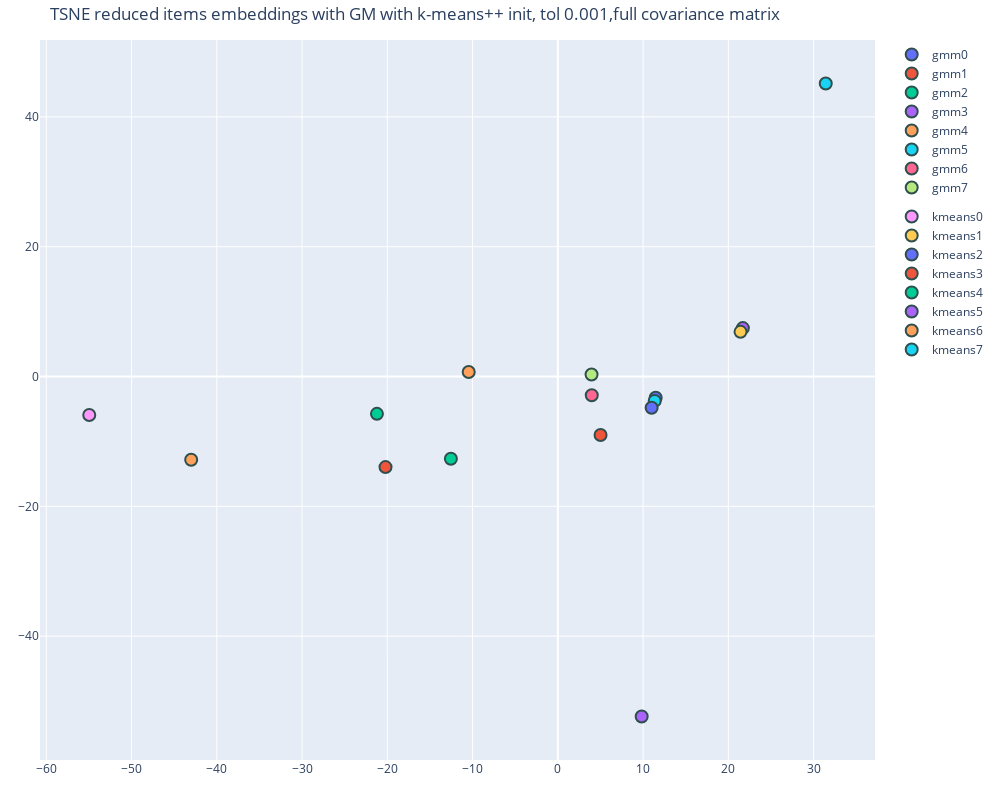

Notebook cell for this chart:
### Code cell
fig = go.Figure()

for c in range(no_clusters):
    fig.add_trace(go.Scatter(x=[tsne_items_embeddings[-2*no_clusters+c, 0]], y=[tsne_items_embeddings[-2*no_clusters+c, 1]], 
                            name='gmm'+str(c), mode='markers', 
                            legendgroup='gmm',
                            marker=dict(size=12,
                                        line=dict(width=2,
                                        color='DarkSlateGrey'))))
for c in range(no_clusters):
    fig.add_trace(go.Scatter(x=[tsne_items_embeddings[-no_clusters+c, 0]], y=[tsne_items_embeddings[-no_clusters+c, 1]], 
                            name='kmeans'+str(c), mode='markers', 
                            legendgroup='kmeans',
                            marker=dict(size=12,
                                        line=dict(width=2,
                                        color='DarkSlateGrey'))))

fig.update_layout(title=f'TSNE reduced items embeddings with GM with {init_params} init, tol {tol},{covariance_type} covariance matrix',
                margin=dict(l=40, r=40, t=40, b=40),
                width=1000, height=800)

### Figure 1 — Plotly figure (JSON) as saved in the notebook; plotly's stock layout.template omitted (floating-point values rounded to 4 significant figures)
{"data": [{"legendgroup": "gmm", "marker": {"line": {"color": "DarkSlateGrey", "width": 2}, "size": 12}, "mode": "markers", "name": "gmm0", "type": "scatter", "x": [11.48], "y": [-3.267]}, {"legendgroup": "gmm", "marker": {"line": {"color": "DarkSlateGrey", "width": 2}, "size": 12}, "mode": "markers", "name": "gmm1", "type": "scatter", "x": [-20.21], "y": [-13.96]}, {"legendgroup": "gmm", "marker": {"line": {"color": "DarkSlateGrey", "width": 2}, "size": 12}, "mode": "markers", "name": "gmm2", "type": "scatter", "x": [-21.22], "y": [-5.751]}, {"legendgroup": "gmm", "marker": {"line": {"color": "DarkSlateGrey", "width": 2}, "size": 12}, "mode": "markers", "name": "gmm3", "type": "scatter", "x": [21.7], "y": [7.461]}, {"legendgroup": "gmm", "marker": {"line": {"color": "DarkSlateGrey", "width": 2}, "size": 12}, "mode": "markers", "name": "gmm4", "type": "scatter", "x": [-43.01], "y": [-12.83]}, {"legendgroup": "gmm", "marker": {"line": {"color": "DarkSlateGrey", "width": 2}, "size": 12}, "mode": "markers", "name": "gmm5", "type": "scatter", "x": [11.36], "y": [-3.76]}, {"legendgroup": "gmm", "marker": {"line": {"color": "DarkSlateGrey", "width": 2}, "size": 12}, "mode": "markers", "name": "gmm6", "type": "scatter", "x": [3.982], "y": [-2.898]}, {"legendgroup": "gmm", "marker": {"line": {"color": "DarkSlateGrey", "width": 2}, "size": 12}, "mode": "markers", "name": "gmm7", "type": "scatter", "x": [3.957], "y": [0.2993]}, {"legendgroup": "kmeans", "marker": {"line": {"color": "DarkSlateGrey", "width": 2}, "size": 12}, "mode": "markers", "name": "kmeans0", "type": "scatter", "x": [-54.96], "y": [-5.922]}, {"legendgroup": "kmeans", "marker": {"line": {"color": "DarkSlateGrey", "width": 2}, "size": 12}, "mode": "markers", "name": "kmeans1", "type": "scatter", "x": [21.43], "y": [6.884]}, {"legendgroup": "kmeans", "marker": {"line": {"color": "DarkSlateGrey", "width": 2}, "size": 12}, "mode": "markers", "name": "kmeans2", "type": "scatter", "x": [11.0], "y": [-4.802]}, {"legendgroup": "kmeans", "marker": {"line": {"color": "DarkSlateGrey", "width": 2}, "size": 12}, "mode": "markers", "name": "kmeans3", "type": "scatter", "x": [5.013], "y": [-9.008]}, {"legendgroup": "kmeans", "marker": {"line": {"color": "DarkSlateGrey", "width": 2}, "size": 12}, "mode": "markers", "name": "kmeans4", "type": "scatter", "x": [-12.54], "y": [-12.68]}, {"legendgroup": "kmeans", "marker": {"line": {"color": "DarkSlateGrey", "width": 2}, "size": 12}, "mode": "markers", "name": "kmeans5", "type": "scatter", "x": [9.836], "y": [-52.39]}, {"legendgroup": "kmeans", "marker": {"line": {"color": "DarkSlateGrey", "width": 2}, "size": 12}, "mode": "markers", "name": "kmeans6", "type": "scatter", "x": [-10.45], "y": [0.6989]}, {"legendgroup": "kmeans", "marker": {"line": {"color": "DarkSlateGrey", "width": 2}, "size": 12}, "mode": "markers", "name": "kmeans7", "type": "scatter", "x": [31.43], "y": [45.15]}], "layout": {"height": 800, "margin": {"b": 40, "l": 40, "r": 40, "t": 40}, "title": {"text": "TSNE reduced items embeddings with GM with k-means++ init, tol 0.001,full covariance matrix"}, "width": 1000}}
